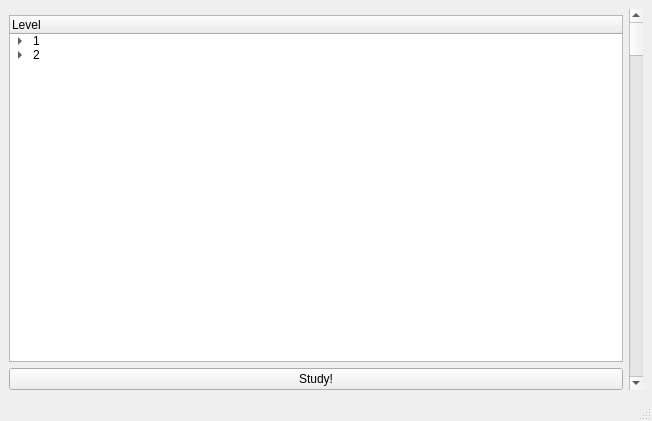
<?xml version="1.0" encoding="UTF-8"?>
<ui version="4.0">
 <class>MainWindow</class>
 <widget class="QMainWindow" name="MainWindow">
  <property name="geometry">
   <rect>
    <x>0</x>
    <y>0</y>
    <width>652</width>
    <height>421</height>
   </rect>
  </property>
  <property name="windowTitle">
   <string>MainWindow</string>
  </property>
  <widget class="QWidget" name="centralwidget">
   <layout class="QGridLayout" name="gridLayout">
    <item row="1" column="0">
     <widget class="QTreeWidget" name="treeWidget_2">
      <column>
       <property name="text">
        <string>Level</string>
       </property>
      </column>
      <item>
       <property name="text">
        <string>1</string>
       </property>
       <item>
        <property name="text">
         <string>Hiragana</string>
        </property>
        <item>
         <property name="text">
          <string>あ</string>
         </property>
        </item>
        <item>
         <property name="text">
          <string>い</string>
         </property>
        </item>
        <item>
         <property name="text">
          <string> う</string>
         </property>
        </item>
        <item>
         <property name="text">
          <string>え</string>
         </property>
        </item>
        <item>
         <property name="text">
          <string>お</string>
         </property>
        </item>
       </item>
       <item>
        <property name="text">
         <string>Katakana</string>
        </property>
        <item>
         <property name="text">
          <string>ア</string>
         </property>
        </item>
        <item>
         <property name="text">
          <string>イ</string>
         </property>
        </item>
        <item>
         <property name="text">
          <string>ウ</string>
         </property>
        </item>
        <item>
         <property name="text">
          <string>エ</string>
         </property>
        </item>
        <item>
         <property name="text">
          <string>オ</string>
         </property>
        </item>
       </item>
      </item>
      <item>
       <property name="text">
        <string>2</string>
       </property>
       <item>
        <property name="text">
         <string>Hiragana</string>
        </property>
        <item>
         <property name="text">
          <string>か</string>
         </property>
        </item>
        <item>
         <property name="text">
          <string>き</string>
         </property>
        </item>
        <item>
         <property name="text">
          <string>く</string>
         </property>
        </item>
        <item>
         <property name="text">
          <string>け</string>
         </property>
        </item>
        <item>
         <property name="text">
          <string>こ</string>
         </property>
        </item>
       </item>
       <item>
        <property name="text">
         <string>Katakana</string>
        </property>
        <item>
         <property name="text">
          <string>カ</string>
         </property>
        </item>
        <item>
         <property name="text">
          <string>キ</string>
         </property>
        </item>
        <item>
         <property name="text">
          <string>ク</string>
         </property>
        </item>
        <item>
         <property name="text">
          <string>ケ</string>
         </property>
        </item>
        <item>
         <property name="text">
          <string>コ</string>
         </property>
        </item>
       </item>
      </item>
     </widget>
    </item>
    <item row="0" column="1" rowspan="3">
     <widget class="QScrollBar" name="verticalScrollBar">
      <property name="orientation">
       <enum>Qt::Orientation::Vertical</enum>
      </property>
     </widget>
    </item>
    <item row="2" column="0">
     <widget class="QPushButton" name="pushButton">
      <property name="text">
       <string>Study!</string>
      </property>
     </widget>
    </item>
   </layout>
  </widget>
  <widget class="QStatusBar" name="statusbar"/>
 </widget>
 <resources/>
 <connections/>
</ui>
